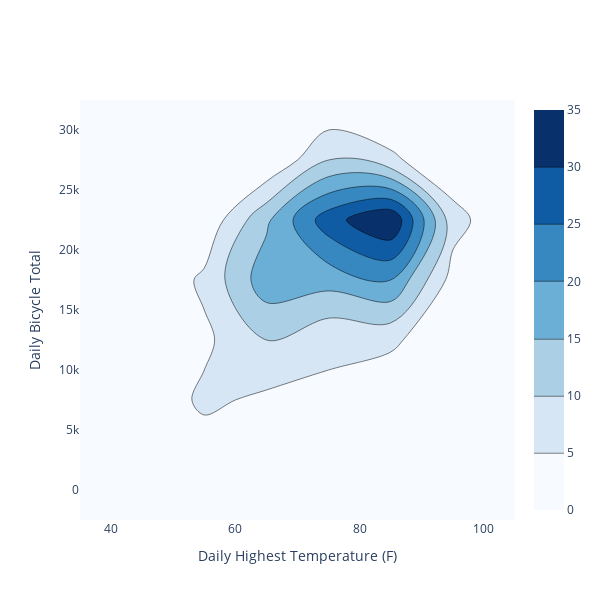

Source (notebook cell):
### Code cell
fig = go.Figure(
    go.Histogram2dContour(
        x = NY_bicycle_ts['High_Temp_F'],
        y = NY_bicycle_ts['Total'],
        #ncontours = 12, Sets the maximum number of contour levels. 
        colorscale = 'Blues'
    ))

fig.update_layout(xaxis_title='Daily Highest Temperature (F)',
                  yaxis_title='Daily Bicycle Total',
                  height=600,
                  width=600
                 )

fig.show();

### Figure 1 — Plotly figure (JSON) as saved in the notebook; plotly's stock layout.template omitted (floating-point values rounded to 4 significant figures; data arrays with more than 128 entries replaced by an {"elided": "..."} marker saying what was removed)
{"data": [{"colorscale": [[0, "rgb(247,251,255)"], [0.125, "rgb(222,235,247)"], [0.25, "rgb(198,219,239)"], [0.375, "rgb(158,202,225)"], [0.5, "rgb(107,174,214)"], [0.625, "rgb(66,146,198)"], [0.75, "rgb(33,113,181)"], [0.875, "rgb(8,81,156)"], [1, "rgb(8,48,107)"]], "type": "histogram2dcontour", "x": {"elided": "214 float values"}, "y": {"elided": "214 int values"}}], "layout": {"height": 600, "width": 600, "xaxis": {"title": {"text": "Daily Highest Temperature (F)"}}, "yaxis": {"title": {"text": "Daily Bicycle Total"}}}}
